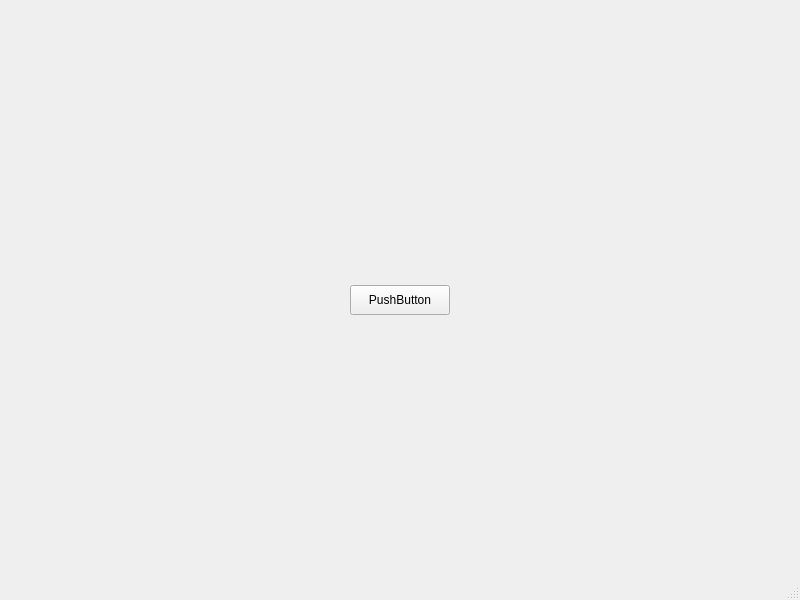
<?xml version="1.0" encoding="UTF-8"?>
<ui version="4.0">
 <class>MainWindow</class>
 <widget class="QMainWindow" name="MainWindow">
  <property name="geometry">
   <rect>
    <x>0</x>
    <y>0</y>
    <width>800</width>
    <height>600</height>
   </rect>
  </property>
  <property name="windowTitle">
   <string>MainWindow</string>
  </property>
  <widget class="QWidget" name="centralwidget">
   <widget class="QPushButton" name="pushButton">
    <property name="geometry">
     <rect>
      <x>350</x>
      <y>285</y>
      <width>100</width>
      <height>30</height>
     </rect>
    </property>
    <property name="text">
     <string>PushButton</string>
    </property>
   </widget>
  </widget>
  <widget class="QMenuBar" name="menubar">
   <property name="geometry">
    <rect>
     <x>0</x>
     <y>0</y>
     <width>800</width>
     <height>25</height>
    </rect>
   </property>
  </widget>
  <widget class="QStatusBar" name="statusbar"/>
 </widget>
 <resources/>
 <connections/>
</ui>
